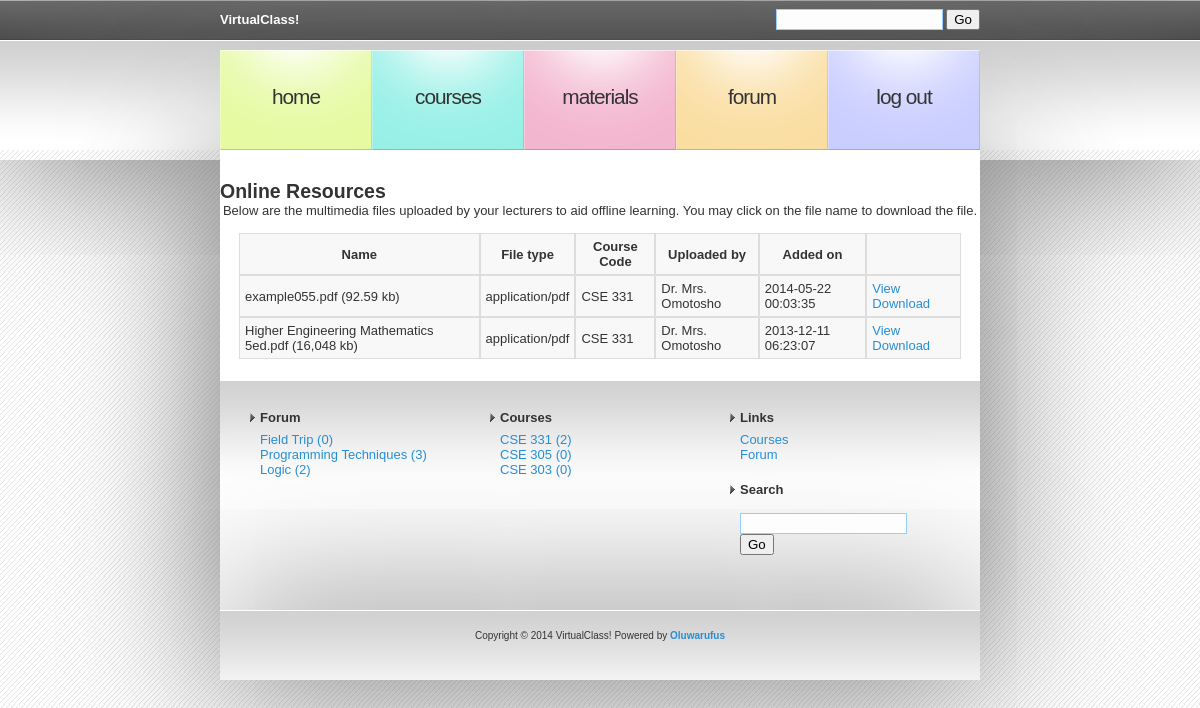
The page /resources.php (signed in) on the database its author committed.
### tables this page shows
CREATE TABLE IF NOT EXISTS `resource_tbl` (
  `id_rc` int(11) NOT NULL AUTO_INCREMENT,
  `idcrs_rc` int(11) NOT NULL,
  `idlect_rc` int(11) NOT NULL,
  `name_rc` varchar(255) NOT NULL,
  `mimetype_rc` varchar(50) NOT NULL,
  `size_rc` varchar(10) NOT NULL,
  `date_rc` varchar(50) NOT NULL,
  PRIMARY KEY (`id_rc`)
);

CREATE TABLE IF NOT EXISTS `course_tbl` (
  `id_crs` int(11) NOT NULL AUTO_INCREMENT,
  `title_crs` varchar(255) NOT NULL,
  `code_crs` varchar(255) NOT NULL,
  `unit_crs` int(11) NOT NULL,
  `lect_inc_id` varchar(255) NOT NULL,
  `desc_crs` varchar(255) NOT NULL,
  `app_level_crs` varchar(20) NOT NULL,
  PRIMARY KEY (`id_crs`)
);

CREATE TABLE IF NOT EXISTS `lecturer_tbl` (
  `id_lect` int(11) NOT NULL AUTO_INCREMENT,
  `name_lect` varchar(255) NOT NULL,
  `passwrd_lect` varchar(255) NOT NULL,
  `course_taken_lect` varchar(255) NOT NULL,
  `email_lect` varchar(255) NOT NULL,
  `dept_lect` varchar(50) NOT NULL,
  `faclty_lect` varchar(25) NOT NULL,
  PRIMARY KEY (`id_lect`)
);

CREATE TABLE IF NOT EXISTS `blg_topic_tbl` (
  `id_top` int(11) NOT NULL AUTO_INCREMENT,
  `id_usr_top` int(11) NOT NULL,
  `title_top` varchar(100) NOT NULL DEFAULT '',
  `desc_top` text NOT NULL,
  `date_top` varchar(50) NOT NULL,
  PRIMARY KEY (`id_top`)
);

### Connections/mycxn.php (called while the page is built, shortened)
<?php
$hostname_mycxn = "127.0.0.1";
$username_mycxn = "root";
$password_mycxn = "";
$mycxn = mysql_pconnect($hostname_mycxn, $username_mycxn, $password_mycxn) or trigger_error(mysql_error(),E_USER_ERROR);
if (!function_exists("GetSQLValueString")) {
function GetSQLValueString($theValue, $theType, $theDefinedValue = "", $theNotDefinedValue = "")
{
  $theValue = function_exists("mysql_real_escape_string") ? mysql_real_escape_string($theValue) : mysql_escape_string($theValue);
  switch ($theType) {
    case "text":
      $theValue = ($theValue != "") ? "'" . $theValue . "'" : "NULL";
      break;
    case "long":
    case "int":
      $theValue = ($theValue != "") ? intval($theValue) : "NULL";
      break;
  }
  return $theValue;
}
}
if (isset($_SESSION['lvl']) || isset($_SESSION['usr_lct'])) {
$q_subj= @sprintf("SELECT id_crs,code_crs,title_crs FROM course_tbl WHERE app_level_crs = %s OR lect_inc_id = %s", GetSQLValueString($_SESSION['lvl'], "text"), GetSQLValueString($_SESSION['usr_lct'], "text"));
			$q_subj = mysql_query($q_subj)or die(mysql_error());
			$r_subj = mysql_fetch_array($q_subj);
		$query_forum = "SELECT * FROM blg_topic_tbl ORDER BY date_top DESC";
		$rs_forum = mysql_query($query_forum, $mycxn) or die(mysql_error());
}
?>

### resources.php (the view, shortened to what this page needs)
<?php require_once('Connections/mycxn.php'); ?>
<?php
$maxRows_rs_mat = 10;
$pageNum_rs_mat = 0;
$startRow_rs_mat = $pageNum_rs_mat * $maxRows_rs_mat;
$colname_rs_mat = "-1";
if (isset($_SESSION['lvl'])) {
  $colname_rs_mat = $_SESSION['lvl'];
}
$query_rs_mat = sprintf("SELECT * FROM resource_tbl WHERE idcrs_rc IN (SELECT id_crs FROM course_tbl WHERE app_level_crs = %s) ORDER BY id_rc DESC", GetSQLValueString($colname_rs_mat, "int"));
$query_limit_rs_mat = sprintf("%s LIMIT %d, %d", $query_rs_mat, $startRow_rs_mat, $maxRows_rs_mat);
$rs_mat = mysql_query($query_limit_rs_mat, $mycxn) or die(mysql_error());
$row_rs_mat = mysql_fetch_assoc($rs_mat);
?>
<!DOCTYPE html PUBLIC "-//W3C//DTD XHTML 1.0 Strict//EN" "http://www.w3.org/TR/xhtml1/DTD/xhtml1-strict.dtd">
<html xmlns="http://www.w3.org/1999/xhtml">
<head>
<link href="images/default.css" rel="stylesheet" type="text/css" />
</head>
<body>
<?php include('Connections/header_menu.inc'); ?>
<div id="content">
  <div id="colOne">
  <h2 class="title">Online Resources</h2><center>Below are the multimedia files uploaded by your lecturers to aid offline learning. You may click on the file name to download the file.<br/></center><br/>
    <table width="95%" border="0" align="center" cellpadding="0" cellspacing="0">
      <tr>
        <th>Name</th>
        <th>File type</th>
        <th>Course Code</th>
        <th>Uploaded by</th>
        <th>Added on</th>
        <th>&nbsp;</th>
      </tr>
      <?php do { ?>
        <tr>
          <td><?php echo $row_rs_mat['name_rc']; ?> (<?php echo $row_rs_mat['size_rc']; ?> kb)</td>
          <td><?php echo $row_rs_mat['mimetype_rc']; ?></td>
          <td><?php
 			$q_crs= sprintf("SELECT code_crs FROM course_tbl WHERE id_crs = %s", GetSQLValueString($row_rs_mat['idcrs_rc'], "text"));
			$r_crs = mysql_query($q_crs)or die(mysql_error());
			$r_crs = mysql_fetch_array($r_crs); echo $r_crs['code_crs']; ?></td>
          <td><?php $q_lect= sprintf("SELECT name_lect FROM lecturer_tbl WHERE id_lect = %s", GetSQLValueString($row_rs_mat['idlect_rc'], "text"));
			$r_lect = mysql_query($q_lect)or die(mysql_error());
			$r_lect = mysql_fetch_array($r_lect); echo $r_lect['name_lect']; ?></td>
          <td><?php echo $row_rs_mat['date_rc']; ?></td>
          <td><a href="Connections/view_file.php?<?php $hash = sha1('view'); echo "$hash=".$row_rs_mat['id_rc']; ?>" title="View File" target="new">View</a> &nbsp; <a href="Connections/download_file.php?<?php $hash = sha1('key'); echo "$hash=".$row_rs_mat['id_rc']; ?>" title="Download File">Download</a></td>
        </tr>
        <?php } while ($row_rs_mat = mysql_fetch_assoc($rs_mat)); ?>
    </table>
<div style="clear: both; height: 1px;"></div>
  </div>
  <?php include('Connections/footer_menu.inc'); ?>
</div></body>
</html>

### Connections/footer_menu.inc
<div id="colTwo">
    <ul>
      <li>
        <h2>Forum</h2>
        <ul>
        <?php while ($array_forum = mysql_fetch_assoc($rs_forum)) { ?>
          <li><a href="view_post.php?id=<?php echo $array_forum['id_top']; ?>"><?php echo substr($array_forum['title_top'], 0, 25);
			$q_cnt= sprintf("SELECT * FROM blg_comment_tbl WHERE idart_com = %s", GetSQLValueString($array_forum['id_top'], "text"));	mysql_select_db($database_mycxn, $mycxn); $q_cnt = mysql_query($q_cnt, $mycxn)or die(mysql_error());
			echo " (".mysql_num_rows($q_cnt).")";  ?></a></li>	<?php } ;  ?>
        </ul>
      </li>
      <li>
        <h2>Courses</h2>
        <ul>
        <?php
		 do { ?>
          <li><a href="crs_lessons.php?crs=<?php echo $r_subj['id_crs']; ?>"><?php echo $r_subj['code_crs']; ?>
          <?php  $q_count= sprintf("SELECT * FROM lesson_tbl WHERE course_id_lssn = %s", GetSQLValueString($r_subj['id_crs'], "text")); mysql_select_db($database_mycxn, $mycxn);
			$q_count = mysql_query($q_count, $mycxn)or die(mysql_error());
			echo "(".mysql_num_rows($q_count).")"; ?></a>
          </li>
		 <?php } while ($r_subj = mysql_fetch_assoc($q_subj));  ?>
        </ul>
      </li>
      <li>
        <h2>Links</h2>
  	<ul>
    	<li><a href="courses.php">Courses</a></li>
    	<li><a href="forum.php">Forum</a></li>
  	</ul>
      </li>
      <li>
        <h2>Search</h2>
        <form method="get" action="#">
          <div>
            <input type="text" id="textfield1" name="textfield1" value="" size="18" />
            <input type="submit" id="submit1" name="submit1" value="Go" />
          </div>
        </form>
      </li>
    </ul>
    <div style="clear: both;">&nbsp;</div>
  </div>
  </div>
<div id="footer">
  <p>Copyright &copy; 2014 VirtualClass! Powered by <a href="http://www.oluwarufus.com/"><strong>Oluwarufus</strong></a></p>
</div>

### images/default.css (style rules this page uses)
body { margin: 0; padding: 0; font: normal small "Trebuchet MS", Arial, Helvetica, sans-serif; color: #333; background-image: url(bgcode.gif); }
h1, h2, h3, h4, h5, h6, form { margin: 0; padding: 0; }
p, ul, ol, blockquote { margin-top: 0; }
p { padding-left:5px; padding-right: 5px; }
a { color: #268ED4; text-decoration: none; }
#content { width: 760px; margin: 0 auto; padding: 20px 0 0 0; background-color:#fff; box-shadow: #666 0px 0px 150px; }
#colOne { padding-bottom: 20px; }
#colTwo { padding: 20px; background: url(img02.gif) repeat-x; }
#colTwo ul { margin: 0; padding: 0; list-style: none; }
#colTwo li, #colTwo form { padding: 10px; }
#colTwo li { display: block; float: left; width: 220px; }
#colTwo li li { display: list-item; float: none; padding: 0 0 0 10px; }
#colTwo h2 { margin: 0 0 .5em 0; padding: 0 0 0 10px; background: url(img15.gif) no-repeat left center; font-size: 1em; }
#footer { width: 720px; height: 30px; padding: 20px; background: url(img02.gif) repeat-x; margin-top: 0; margin-right: auto; margin-bottom: 0; margin-left: auto; box-shadow: #666 0px 0px 150px; }
#footer p { text-align: center; font-size: x-small; }
input[type="text"],input[type="password"] { border:1px solid #9CF; padding:2px; background-color:#fdfdfd; }
table { background-color:#f8f8f8; }
td, th { border: 1px solid #dddddd; padding:5px }

### rows shown on the page
resource_tbl: name_rc "example055.pdf", size_rc "92.59", mimetype_rc "application/pdf", course_tbl.code_crs "CSE 331", lecturer_tbl.name_lect "Dr. Mrs. Omotosho", date_rc "2014-05-22 00:03:35"
resource_tbl: name_rc "Higher Engineering Mathematics 5ed.pdf", size_rc "16,048", mimetype_rc "application/pdf", course_tbl.code_crs "CSE 331", lecturer_tbl.name_lect "Dr. Mrs. Omotosho", date_rc "2013-12-11 06:23:07"
blg_topic_tbl: title_top "Field Trip", mysql_num_rows($q_cnt) "0"
blg_topic_tbl: title_top "Programming Techniques", mysql_num_rows($q_cnt) "3"
blg_topic_tbl: title_top "Logic", mysql_num_rows($q_cnt) "2"
course_tbl: code_crs "CSE 331", mysql_num_rows($q_count) "2"
course_tbl: code_crs "CSE 305", mysql_num_rows($q_count) "0"
course_tbl: code_crs "CSE 303", mysql_num_rows($q_count) "0"
